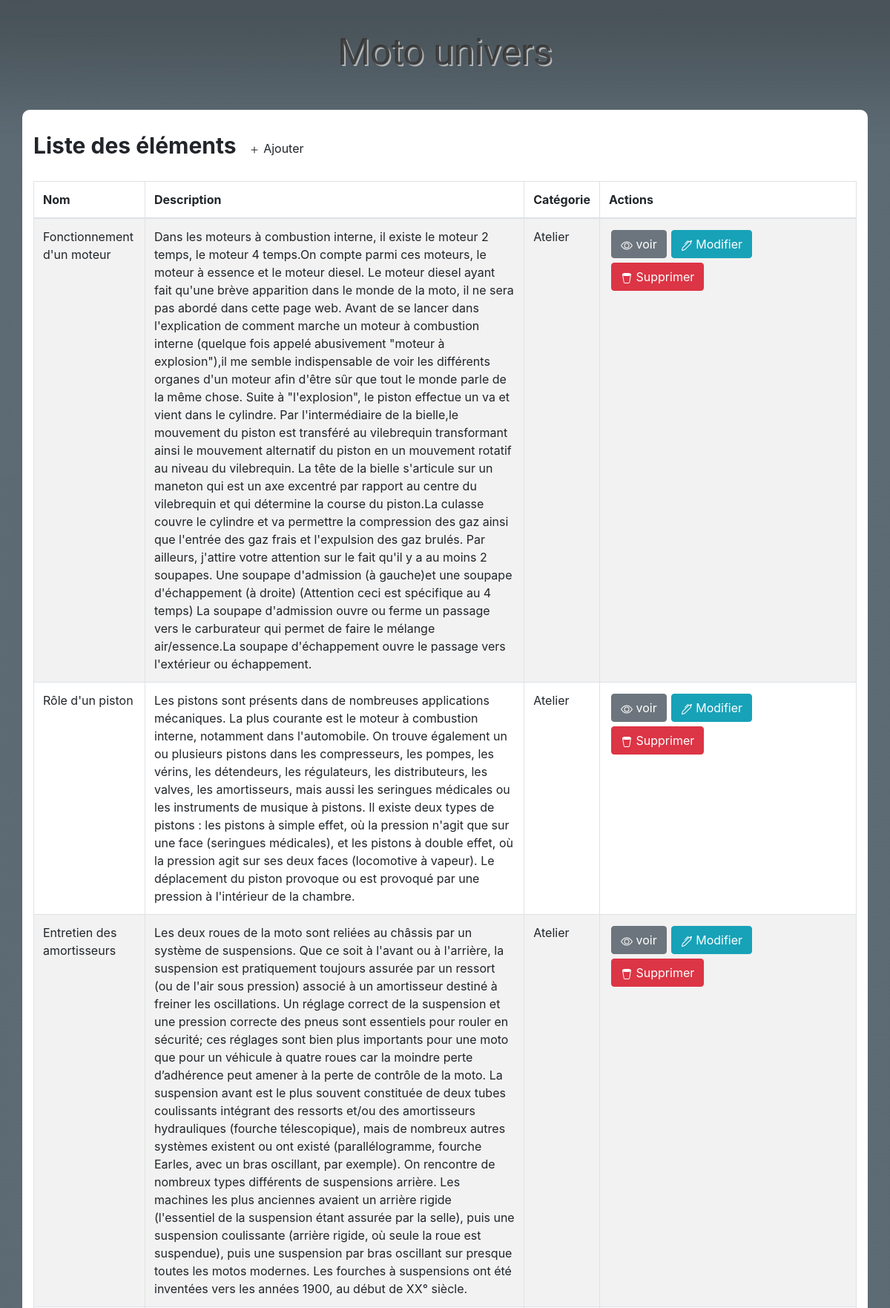
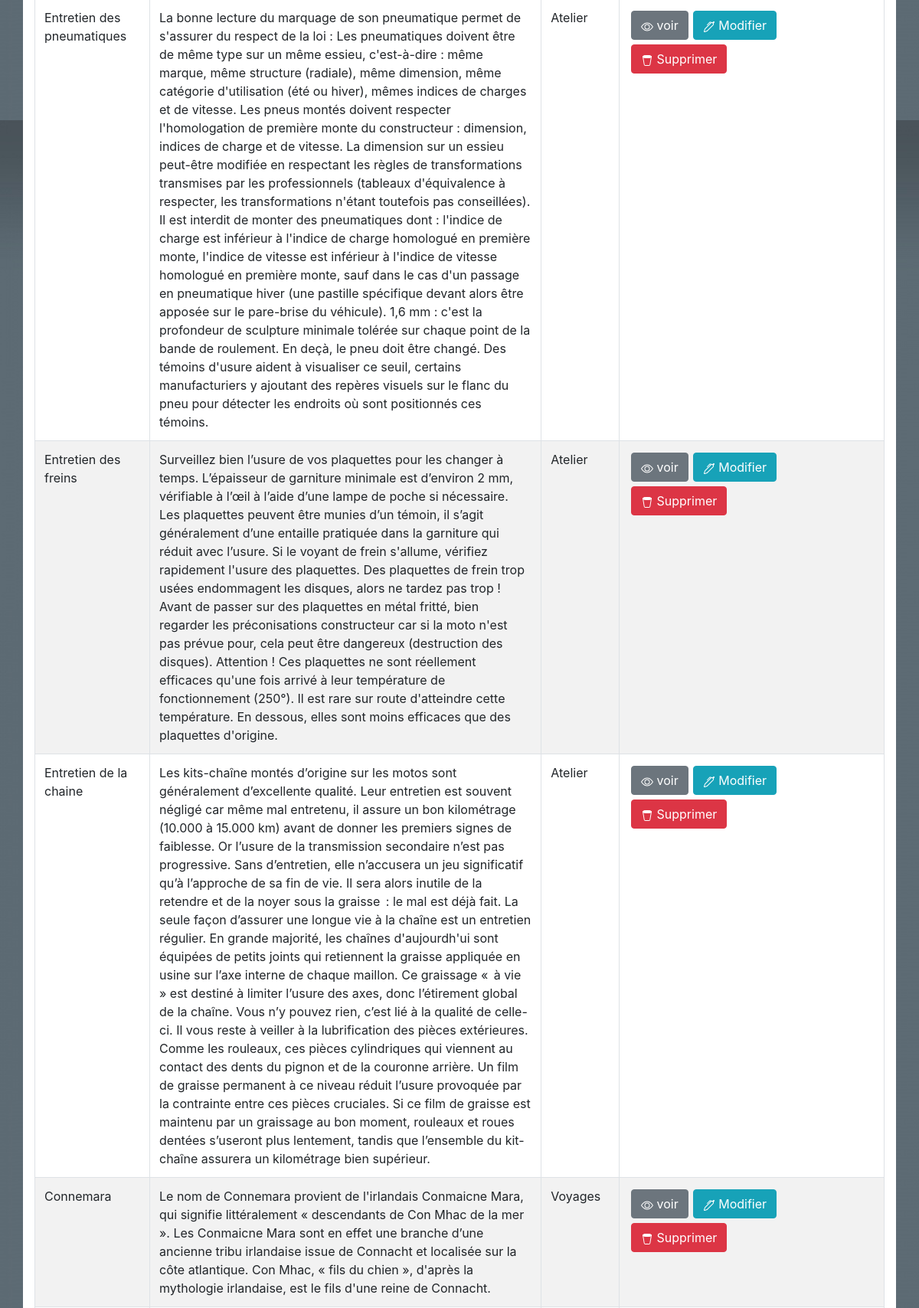
The app's page /admin/index.php (upper part) with its own data (2 pictures, top to bottom).
### tables this page shows
CREATE TABLE `items` (
  `id` int(11) NOT NULL,
  `name` varchar(100) NOT NULL,
  `description` longtext NOT NULL,
  `image` varchar(255) NOT NULL,
  `category` int(11) NOT NULL
);

CREATE TABLE `categories` (
  `id` int(11) NOT NULL,
  `name` varchar(100) NOT NULL
);

### admin/index.php (the view, shortened to what this page needs)
<!DOCTYPE html>
<html lang="fr">
<head>
    <link rel="stylesheet" href="../bootstrap/css/bootstrap.min.css">
    <link rel="stylesheet" href="../css/styles.css">
</head>
<body>
    <h1 class="text-logo">Moto univers</h1>
    <div class="container admin">
        <div class="row">
            <h1>Liste des éléments </h1><a class="btn btn-success-xs " href="../insert.php" role="button"> Ajouter</a>
            <table class="table table-striped table-bordered">
                <thead>
                    <tr>
                        <th>Nom</th>
                        <th>Description</th>
                        <th>Catégorie</th>
                        <th>Actions</th>
                    </tr>
                </thead>
                <tbody>
                    <?php
                    $db = Database::connect();
                    $statement = $db->query('SELECT items.id, items.name, items.description, categories.name AS category
                                             FROM items LEFT JOIN categories ON items.category = categories.id
                                             ORDER BY items.id DESC');
                    while ($item = $statement->fetch()) {
                        echo '<tr>';
                        echo '<td>' . $item['name'] . '</td>';
                        echo '<td>' . $item['description'] . '</td>';
                        echo '<td>' . $item['category'] . '</td>';
                        echo '<td width=346>';
                        echo '<a class="btn btn-secondary" href="viewItem.php?id=' . $item['id'] . '" role="button"><svg class="bi bi-eye" width="1em" height="1em" viewBox="0 0 16 16" fill="currentColor" xmlns="http://www.w3.org/2000/svg">
                                    <path fill-rule="evenodd" d="M16 8s-3-5.5-8-5.5S0 8 0 8s3 5.5 8 5.5S16 8 16 8zM1.173 8a13.134 13.134 0 001.66 2.043C4.12 11.332 5.88 12.5 8 12.5c2.12 0 3.879-1.168 5.168-2.457A13.134 13.134 0 0014.828 8a13.133 13.133 0 00-1.66-2.043C11.879 4.668 10.119 3.5 8 3.5c-2.12 0-3.879 1.168-5.168 2.457A13.133 13.133 0 001.172 8z" clip-rule="evenodd" />
                                    <path fill-rule="evenodd" d="M8 5.5a2.5 2.5 0 100 5 2.5 2.5 0 000-5zM4.5 8a3.5 3.5 0 117 0 3.5 3.5 0 01-7 0z" clip-rule="evenodd" />
                                </svg> voir</a>';
                        echo '<a class="btn btn-info" href="update.php?id=' . $item['id'] .  '" role="button"><svg class="bi bi-pen" width="1em" height="1em" viewBox="0 0 16 16" fill="currentColor" xmlns="http://www.w3.org/2000/svg">
                                    <path fill-rule="evenodd" d="M5.707 13.707a1 1 0 01-.39.242l-3 1a1 1 0 01-1.266-1.265l1-3a1 1 0 01.242-.391L10.086 2.5a2 2 0 012.828 0l.586.586a2 2 0 010 2.828l-7.793 7.793zM3 11l7.793-7.793a1 1 0 011.414 0l.586.586a1 1 0 010 1.414L5 13l-3 1 1-3z" clip-rule="evenodd" />
                                    <path fill-rule="evenodd" d="M9.854 2.56a.5.5 0 00-.708 0L5.854 5.855a.5.5 0 01-.708-.708L8.44 1.854a1.5 1.5 0 012.122 0l.293.292a.5.5 0 01-.707.708l-.293-.293z" clip-rule="evenodd" />
                                    <path d="M13.293 1.207a1 1 0 011.414 0l.03.03a1 1 0 01.03 1.383L13.5 4 12 2.5l1.293-1.293z" />
                                </svg> Modifier</a>';
                        echo '<a class="btn btn-danger" href="delete.php?id=' . $item['id'] . '" role="button"><svg class="bi bi-trash2" width="1em" height="1em" viewBox="0 0 16 16" fill="currentColor" xmlns="http://www.w3.org/2000/svg">
                                    <path fill-rule="evenodd" d="M3.18 4l1.528 9.164a1 1 0 00.986.836h4.612a1 1 0 00.986-.836L12.82 4H3.18zm.541 9.329A2 2 0 005.694 15h4.612a2 2 0 001.973-1.671L14 3H2l1.721 10.329z" clip-rule="evenodd" />
                                    <path d="M14 3c0 1.105-2.686 2-6 2s-6-.895-6-2 2.686-2 6-2 6 .895 6 2z" />
                                    <path fill-rule="evenodd" d="M12.9 3c-.18-.14-.497-.307-.974-.466C10.967 2.214 9.58 2 8 2s-2.968.215-3.926.534c-.477.16-.795.327-.975.466.18.14.498.307.975.466C5.032 3.786 6.42 4 8 4s2.967-.215 3.926-.534c.477-.16.795-.327.975-.466zM8 5c3.314 0 6-.895 6-2s-2.686-2-6-2-6 .895-6 2 2.686 2 6 2z" clip-rule="evenodd" />
                                </svg> Supprimer</a>';
                        echo '</td>';
                        echo '</tr>';
                    }
                    ?>
                </tbody>
            </table>
        </div>
    </div>
</body>
</html>

### css/styles.css (style rules this page uses)
body { background-image: url(../images/bg.jpg); }
.text-logo { color: rgba(53, 53, 53, 0.89); text-shadow: 2px 2px rgba(199, 199, 199, 0.842); font-size: 50px; padding: 40px 0px; text-align: center; font-family: "Holtwood One SC", sans-serif; }
a:hover, a, a:focus { color: #eee; margin: 3px; }
.container.admin { padding: 30px; }
.admin { background-color: #fff; border-radius: 10px; }
.admin h1 { font-weight: bold; font-size: 30px; margin-bottom: 30px; text-align: center; }

### records on screen
items: name "Fonctionnement d'un moteur", description "Dans les moteurs à combustion interne, il existe le moteur 2 temps, le moteur 4 temps.On compte parmi ces moteurs, le moteur à essence et le moteur diesel. Le moteur diesel ayant fait qu'une brève apparition dans le monde de la moto, il ne sera pas abordé dans cette page web. Avant de se lancer dans l'explication de comment marche un moteur à combustion interne (quelque fois appelé abusivement \"moteur à explosion\"),il me semble indispensable de voir les différents organes d'un moteur afin d'être sûr que tout le monde parle de la même chose. Suite à \"l'explosion\", le piston effectue un va et vient dans le cylindre. Par l'intermédiaire de la bielle,le mouvement du piston est transféré au…", category.name "Atelier"
items: name "Rôle d'un piston", description "Les pistons sont présents dans de nombreuses applications mécaniques. La plus courante est le moteur à combustion interne, notamment dans l'automobile. On trouve également un ou plusieurs pistons dans les compresseurs, les pompes, les vérins, les détendeurs, les régulateurs, les distributeurs, les valves, les amortisseurs, mais aussi les seringues médicales ou les instruments de musique à pistons. Il existe deux types de pistons : les pistons à simple effet, où la pression n'agit que sur une face (seringues médicales), et les pistons à double effet, où la pression agit sur ses deux faces (locomotive à vapeur). Le déplacement du piston provoque ou est provoqué par une pression à l'intérieur…", category.name "Atelier"
items: name "Entretien des amortisseurs", description "Les deux roues de la moto sont reliées au châssis par un système de suspensions. Que ce soit à l'avant ou à l'arrière, la suspension est pratiquement toujours assurée par un ressort (ou de l'air sous pression) associé à un amortisseur destiné à freiner les oscillations. Un réglage correct de la suspension et une pression correcte des pneus sont essentiels pour rouler en sécurité; ces réglages sont bien plus importants pour une moto que pour un véhicule à quatre roues car la moindre perte d’adhérence peut amener à la perte de contrôle de la moto. La suspension avant est le plus souvent constituée de deux tubes coulissants intégrant des ressorts et/ou des amortisseurs hydrauliques (fourche…", category.name "Atelier"
items: name "Entretien des pneumatiques", description "La bonne lecture du marquage de son pneumatique permet de s'assurer du respect de la loi : Les pneumatiques doivent être de même type sur un même essieu, c'est-à-dire : même marque, même structure (radiale), même dimension, même catégorie d'utilisation (été ou hiver), mêmes indices de charges et de vitesse. Les pneus montés doivent respecter l'homologation de première monte du constructeur : dimension, indices de charge et de vitesse. La dimension sur un essieu peut-être modifiée en respectant les règles de transformations transmises par les professionnels (tableaux d'équivalence à respecter, les transformations n'étant toutefois pas conseillées). Il est interdit de monter des pneumatiques…", category.name "Atelier"
items: name "Entretien des freins", description "Surveillez bien l’usure de vos plaquettes pour les changer à temps. L’épaisseur de garniture minimale est d’environ 2 mm, vérifiable à l’œil à l’aide d’une lampe de poche si nécessaire. Les plaquettes peuvent être munies d’un témoin, il s’agit généralement d’une entaille pratiquée dans la garniture qui réduit avec l’usure. Si le voyant de frein s'allume, vérifiez rapidement l'usure des plaquettes. Des plaquettes de frein trop usées endommagent les disques, alors ne tardez pas trop ! Avant de passer sur des plaquettes en métal fritté, bien regarder les préconisations constructeur car si la moto n'est pas prévue pour, cela peut être dangereux (destruction des disques). Attention ! Ces…", category.name "Atelier"
items: name "Entretien de la chaine", description "Les kits-chaîne montés d’origine sur les motos sont généralement d’excellente qualité. Leur entretien est souvent négligé car même mal entretenu, il assure un bon kilométrage (10.000 à 15.000 km) avant de donner les premiers signes de faiblesse. Or l’usure de la transmission secondaire n’est pas progressive. Sans d’entretien, elle n’accusera un jeu significatif qu’à l’approche de sa fin de vie. Il sera alors inutile de la retendre et de la noyer sous la graisse : le mal est déjà fait. La seule façon d’assurer une longue vie à la chaîne est un entretien régulier. En grande majorité, les chaînes d'aujourdh'ui sont équipées de petits joints qui retiennent la graisse appliquée en usine sur…", category.name "Atelier"
items: name "Connemara", description "Le nom de Connemara provient de l'irlandais Conmaicne Mara, qui signifie littéralement « descendants de Con Mhac de la mer ». Les Conmaicne Mara sont en effet une branche d’une ancienne tribu irlandaise issue de Connacht et localisée sur la côte atlantique. Con Mhac, « fils du chien », d'après la mythologie irlandaise, est le fils d'une reine de Connacht.", category.name "Voyages"
